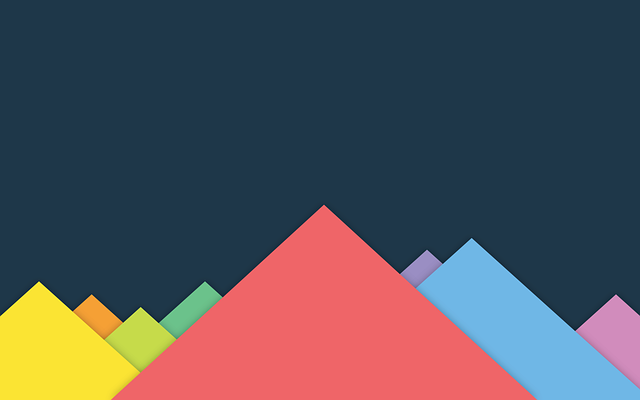
#> input picture deez.png, 640 x 400 px
$ python test.py ../deez.png
#> lines starting #> are read from the running program, lines starting #| are printed output that depends on the picture; after the words box and inside, x2 and y2 are one past the last pixel; in counts of white or black regions, pixels touching at a corner belong together
"""
@file hough_lines.py
@brief This program demonstrates line finding with the Hough transform
"""
import sys
import math
import cv2 as cv
import numpy as np
import random
def main(argv):
    default_file = '/Users/williamdolier/Library/Mobile Documents/com~apple~CloudDocs/Desktop/projects/python/robocup_2023/robotScripts/tiles/JPEG/11. Gridlock.jpg'
    filename = argv[0] if len(argv) > 0 else default_file
    # Loads an image
    src = cv.imread(cv.samples.findFile(filename), cv.IMREAD_GRAYSCALE)
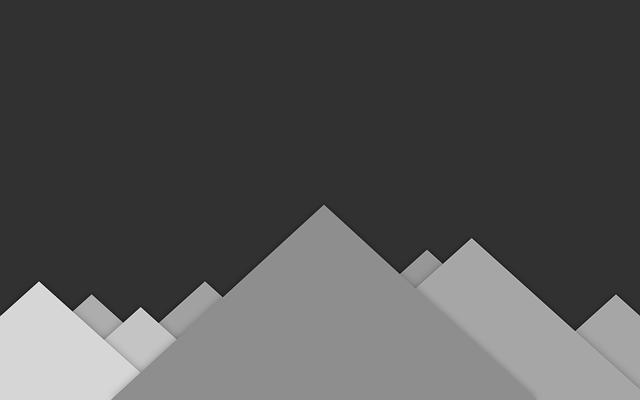
#> src: shape (400, 640); min 8, max 231, mean 82.3
    # Check if image is loaded fine
    if src is None:
        print ('Error opening image!')
        print ('Usage: hough_lines.py [image_name -- default ' + default_file + '] \n')
        return -1

    dst = cv.Canny(src, 50, 200, None, 3)
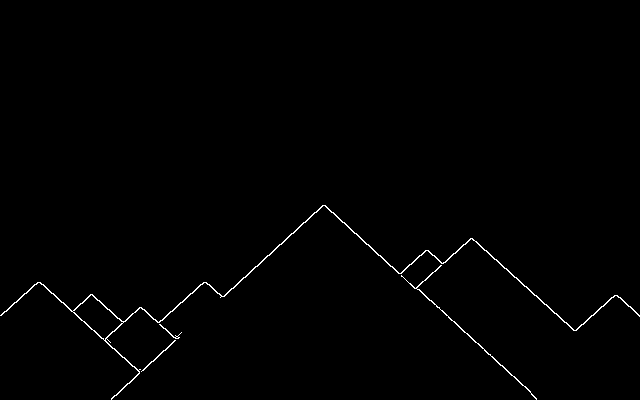
#> dst: shape (400, 640); 0.71% white in thin lines or dots, all inside (x1, y1, x2, y2) = (0, 205, 640, 400)

    # Copy edges to the images that will display the results in BGR
    cdst = cv.cvtColor(dst, cv.COLOR_GRAY2BGR)
    cdstP = np.copy(cdst)

    lines = cv.HoughLines(dst, 1, np.pi / 180, 150, None, 0, 0)
#> lines = [[-64, 2.3]]

    if lines is not None:
        for i in range(0, len(lines)):
            rho = lines[i][0][0]
            theta = lines[i][0][1]
            a = math.cos(theta)
            b = math.sin(theta)
            x0 = a * rho
            y0 = b * rho
            pt1 = (int(x0 + 1000*(-b)), int(y0 + 1000*(a)))
            pt2 = (int(x0 - 1000*(-b)), int(y0 - 1000*(a)))
            cv.line(cdst, pt1, pt2, (0,0,255), 3, cv.LINE_AA)
#> this loop made 1 pass
#> (rho, theta, a, b, x0, y0, pt1, pt2) on pass 1: (-64, 2.3, -0.669, 0.743, 42.82, -47.56, (-700, -716), (785, 621))
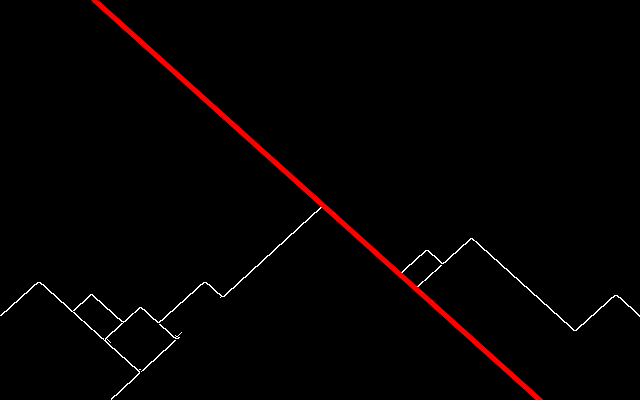
#> cdst: shape (400, 640, 3); mean B, G, R 1.4, 1.4, 4.5


    linesP = cv.HoughLinesP(dst, 1, np.pi / 180, 50, None, 50, 10)
#> linesP = [[324, 205, 530, 391], [222, 296, 323, 205], [472, 238, 574, 330], [39, 282, 139, 372], [224, 296, 293, 233], [471, 238, 573, 330], [415, 288, 470, 239], [112, 397, 178, 337], [418, 289, 490, 354]]
    print(linesP)
#| [[[324 205 530 391]]
#|  [[222 296 323 205]]
#|  [[472 238 574 330]]
#|  [[ 39 282 139 372]]
#|  [[224 296 293 233]]
#|  [[471 238 573 330]]
#|  [[415 288 470 239]]
#|  [[112 397 178 337]]
#|  [[418 289 490 354]]]

    if linesP is not None:
        for i in range(0, len(linesP)):
            l = linesP[i][0]
            cv.line(cdstP, (l[0], l[1]), (l[2], l[3]), (random.randint(50,255),random.randint(50,255),random.randint(50,255)), 3, cv.LINE_AA)
#> this loop made 9 passes
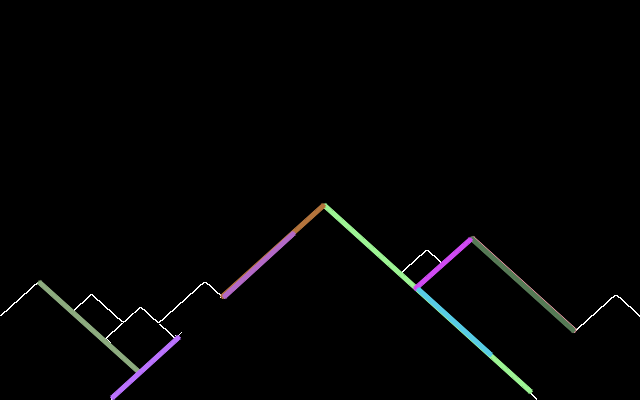
#> cdstP: shape (400, 640, 3); mean B, G, R 3.6, 3.5, 3.3

    cv.imshow("Source", src)
    cv.imshow("Detected Lines (in red) - Standard Hough Line Transform", cdst)
    cv.imshow("Detected Lines (in red) - Probabilistic Line Transform", cdstP)
    cv.imshow("Canny image", dst)

    cv.waitKey()
    return 0

if __name__ == "__main__":
    main(sys.argv[1:])
